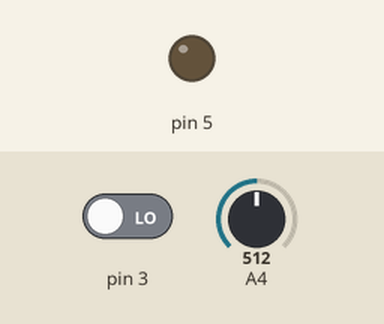
A sketch run on a simulated Arduino Uno, built with avr-gcc and run on an emulated ATmega328P. Shown: output pins drawn as LEDs (lit = HIGH). The inputs (shaded band) are chosen by the test bench; at power-on: pin 3 LOW, A4 = 512.

Above: at 0.1 s.
At 1.1 s:
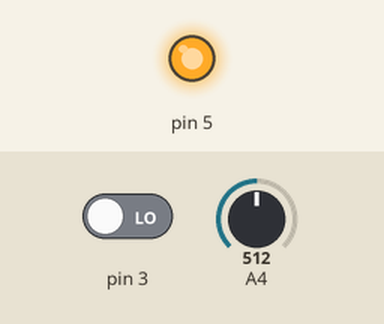
Timing chart, 0 to 2.6 s (numbered marks = the images above):
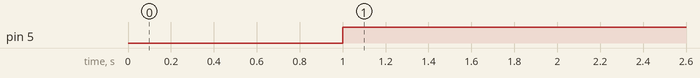

Measured:
- by itself, pin 5: LOW → HIGH at 1.0 s

The sketch:

Iliyas.ino
```cpp
#include "Photoresistor.h"
#include "HCSR04.h"
#include "LED.h"

Photoresistor phs1(A4); //change pin
HCSR04 hc(2,3);  //trig pin, echo pin
LED led(5); // led pin

void setup() {}


void loop() {
  led.update();
  hc.scan();

  if (phs1.isLit()) led.turnOnFor(5000);
  if (hc.distDifference()) led.turnOnFor(20000);

  delay(100);
}
```

HCSR04.cpp
```cpp
#include "HCSR04.h"

HCSR04::HCSR04(int trig, int echo) {
  pinMode(trig, OUTPUT);
  pinMode(trig, INPUT);
  _trig = trig;
  _echo = echo;
  _dist = 0;
  _oldDist = 0;
}

void HCSR04::scan() {
  _oldDist = _dist;
  digitalWrite(_trig, LOW);
	delayMicroseconds(2);
	digitalWrite(_trig, HIGH);
	delayMicroseconds(10);
	digitalWrite(_trig, LOW);
	noInterrupts();
	_dist = pulseIn(_echo, HIGH) / 58;
	interrupts();
	return _dist;
}

float HCSR04::distDifference() {
  return _oldDist - _dist;
}

float HCSR04::oldDist() {
  return _oldDist;
}
  
```

HCSR04.h
```cpp
#ifndef HCSR04_h
#define HCSR04_h

#include "Arduino.h"

class HCSR04 {
public:
  HCSR04 (int trig, int echo);
  void scan();
  float distDifference();
  float oldDist();

private:
  int _trig, _echo;
  float _dist, _oldDist;
};

#endif
```

LED.cpp
```cpp
#include "LED.h"

LED::LED(int pin) {
  pinMode(pin, OUTPUT);
  _pin = pin;
  _state = LOW;
  turnOffAfter = 0;
}

void LED::update() {
  if(this->isOn() && millis() >= turnOffAfter)  this->write(LOW);
}

bool LED::isOn() {
  return _state;
}

void LED::write(char state){
  digitalWrite(_pin, state);
  _state = state;
}

void LED::turnOnFor(int milli_sec) {
  turnOffAfter = millis() + milli_sec;
  this->write(HIGH);
}
```

LED.h
```cpp
#ifndef LED_h
#define LED_h

#include "Arduino.h"

class LED {
public:
  LED (int pin);
  bool isOn();
  void update();
  void write(char state);
  void turnOnFor(int milli_sec);

private:
  int _pin;
  char _state;
  unsigned long turnOffAfter;
};

#endif
```

Photoresistor.cpp
```cpp
#include "Photoresistor.h"

Photoresistor::Photoresistor(int pin) {
  pinMode(pin, INPUT);
  _pin = pin;
  value = 0;
}

int Photoresistor::read() {
  value = analogRead(_pin);
  return value;
}

int Photoresistor::getValue() {
  return value;
}

bool Photoresistor::isLit(){
  return read() >= LIT_VALUE;
}
```

Photoresistor.h
```cpp
#ifndef Photoresistor_h
#define Photoresistor_h

#include "Arduino.h"
#define LIT_VALUE 250

class Photoresistor {
public:
  Photoresistor(int pin);
  int read();
  int getValue();
  bool isLit();

private:
  int _pin;
  int value;
};

#endif
```
